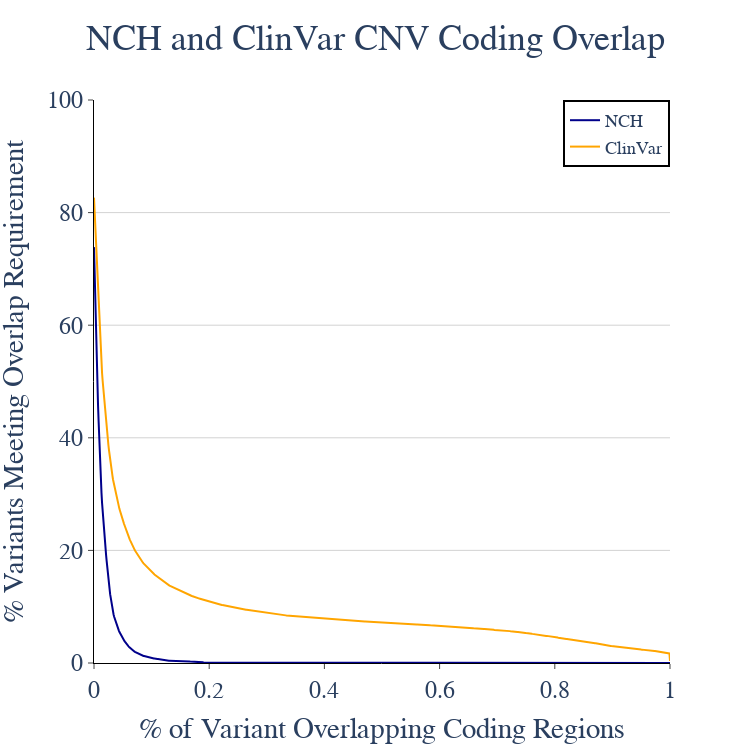

The notebook cell this image was saved under:
### Markdown cell above
### Supp Figures

### Code cell
fig = go.Figure(fig0)

thrs = list(np.arange(0, 1.001, 0.001))
vals_nch = []
vals_clinvar = []

N = len(df)
M = len(dv)

for thr in thrs:
    vals_nch.append(100 * len(df[df["cds_overlap_fraction"] > thr]) / N)
    vals_clinvar.append(100 * len(dv[dv["cds_overlap_fraction"] > thr]) / M)

fig.add_trace(
    go.Scatter(
        x=thrs,
        y=vals_nch,
        name="NCH",
        marker_color="darkblue",
    )
)

fig.add_trace(
    go.Scatter(
        x=thrs,
        y=vals_clinvar,
        name="ClinVar",
        marker_color="orange",
    )
)

fig.update_xaxes(title="% of Variant Overlapping Coding Regions", range=[0, 1])
fig.update_yaxes(title="% Variants Meeting Overlap Requirement", range=[0, 100])
fig.update_layout(
    title_text="NCH and ClinVar CNV Coding Overlap",
    title_x=0.5,
    height=750,
    width=750,
    legend=dict(x=1, xanchor="right", bgcolor="rgba(0,0,0,0)"),
)
fig.show()

### Figure 1 — Plotly figure (JSON) as saved in the notebook; plotly's stock layout.template omitted (floating-point values rounded to 4 significant figures; data arrays with more than 128 entries replaced by an {"elided": "..."} marker saying what was removed)
{"data": [{"marker": {"color": "darkblue"}, "name": "NCH", "type": "scatter", "x": {"elided": "1001 float values"}, "y": {"elided": "1001 float values"}}, {"marker": {"color": "orange"}, "name": "ClinVar", "type": "scatter", "x": {"elided": "1001 float values"}, "y": {"elided": "1001 float values"}}], "layout": {"font": {"family": "Arial", "size": 24}, "height": 750, "legend": {"bgcolor": "rgba(0,0,0,0)", "bordercolor": "black", "borderwidth": 2, "font": {"size": 18}, "x": 1, "xanchor": "right", "y": 1, "yanchor": "top"}, "plot_bgcolor": "white", "title": {"font": {"size": 36}, "text": "NCH and ClinVar CNV Coding Overlap", "x": 0.5}, "width": 750, "xaxis": {"linecolor": "black", "range": [0, 1], "ticks": "outside", "title": {"text": "% of Variant Overlapping Coding Regions"}}, "yaxis": {"gridcolor": "lightgray", "linecolor": "black", "range": [0, 100], "ticks": "outside", "title": {"text": "% Variants Meeting Overlap Requirement"}}}}
